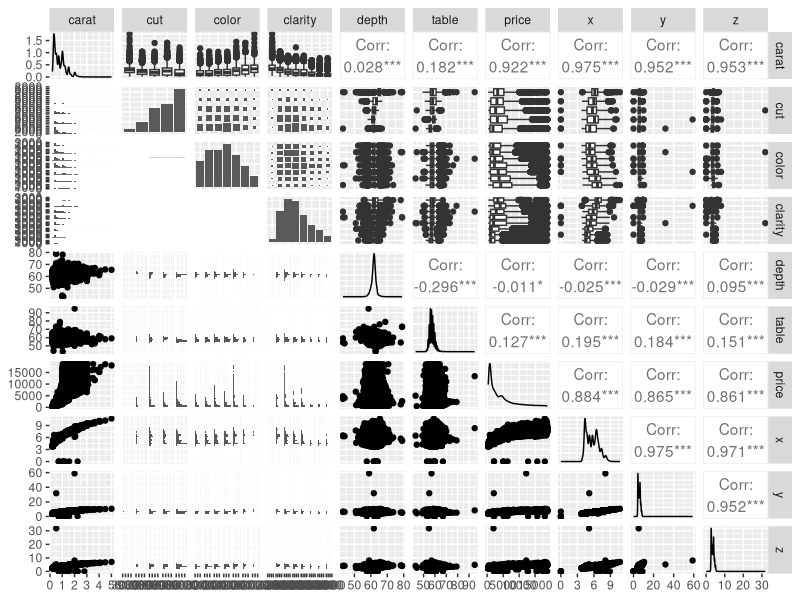
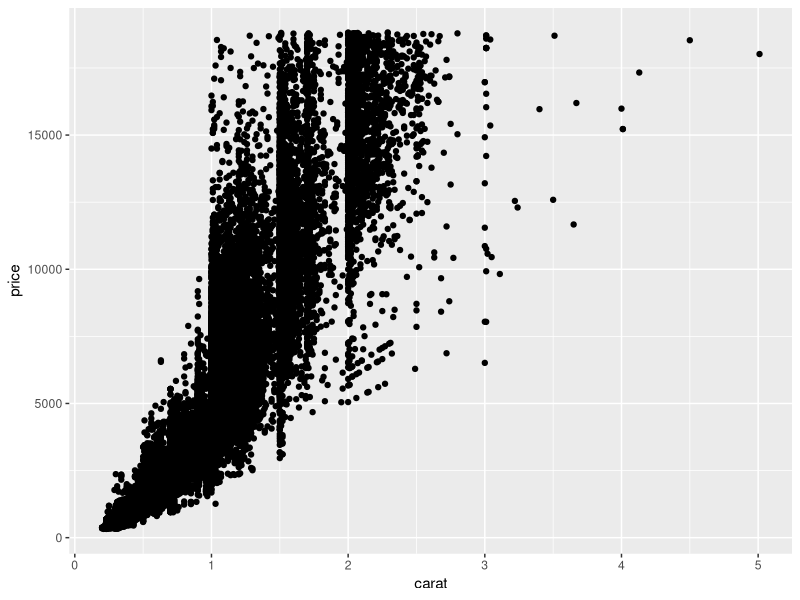
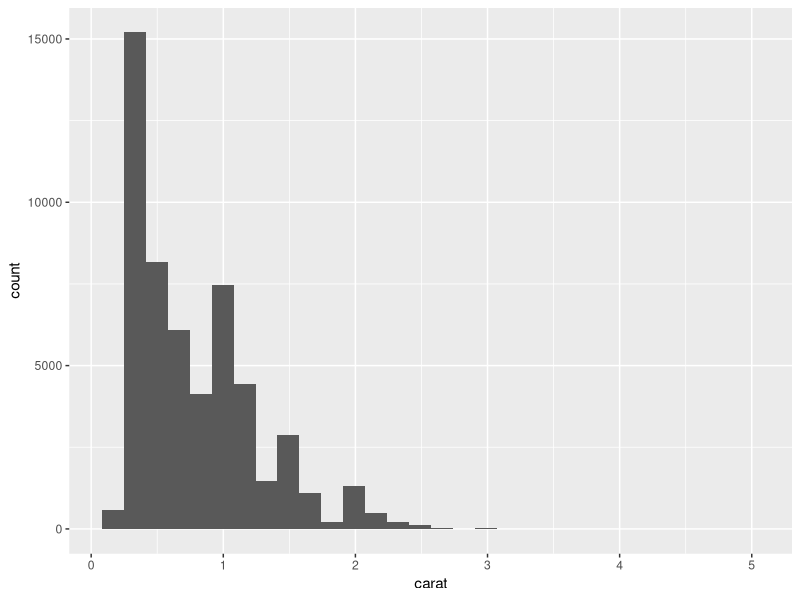
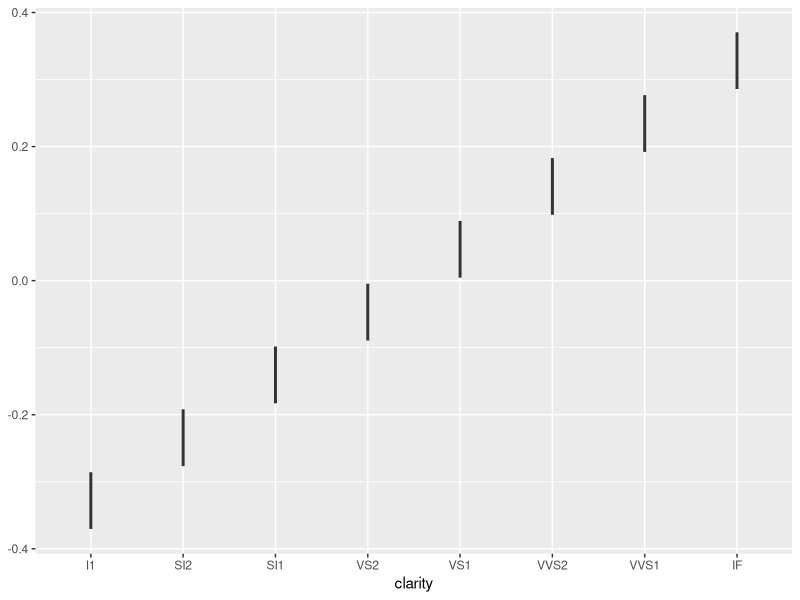

These figures' R source, in order:
## ---- chunk 1
library(tidyverse)
library(skimr)
library(GGally)

diamond <- diamonds
ggpairs(diamond)

ggplot(data = diamond, aes(x = carat, y = price)) +
  geom_point()

ggplot(data = diamond, aes(x = carat)) + 
  geom_histogram()
ggplot(data = diamond, aes(x = clarity)) + 
  geom_boxplot()
